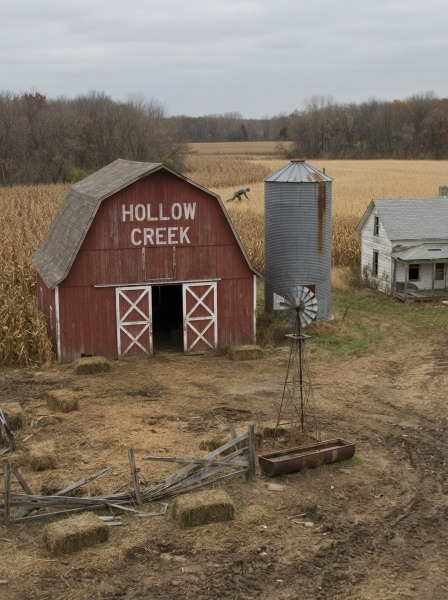
#> input picture photos/refs/master_farm_1.jpg, 896 x 1200 px (shown at 1/2 size)
$ python camera.py refs/master_farm_1.jpg out.png --day 5
#> lines starting #> are read from the running program, lines starting #| are printed output that depends on the picture
"""Make a generated image look like it came off the camp's cheap mid-2000s digital camera.

  python3 photos/camera.py IN.png OUT.jpg --day 5 [--time 14:32] [--flash]

Crops to Instagram's 4:5 (1080x1350), softens it a touch, adds CCD-style noise (heavier in the
shadows), a little flash falloff if --flash, two rounds of JPEG compression, and the orange
seven-segment date stamp in the lower right: "DAY 05  14:32". The stamp is drawn here, never by
the image model, so it is identical on every photo.
"""
import argparse, io, random
from PIL import Image, ImageDraw, ImageFilter, ImageChops
import numpy as np

W, H = 1080, 1350

# seven segments: a top, b upper right, c lower right, d bottom, e lower left, f upper left, g middle
SEG = {"0": "abcdef", "1": "bc", "2": "abged", "3": "abgcd", "4": "fgbc", "5": "afgcd", "6": "afgedc", "7": "abc",
       "8": "abcdefg", "9": "abcdfg", "D": "bcdeg", "A": "abcefg", "Y": "bcdfg", "-": "g", " ": ""}


def seg_char(d, x, y, ch, s, col):
    """One character, s = segment length in px."""
    t = max(2, s // 4)                      # stroke thickness
    on = SEG.get(ch.upper(), "")
    boxes = {"a": (x + t, y, x + s, y + t), "g": (x + t, y + s, x + s, y + s + t), "d": (x + t, y + 2 * s, x + s, y + 2 * s + t),
             "f": (x, y + t, x + t, y + s), "b": (x + s, y + t, x + s + t, y + s),
             "e": (x, y + s + t, x + t, y + 2 * s), "c": (x + s, y + s + t, x + s + t, y + 2 * s)}
    for k in on:
        d.rectangle(boxes[k], fill=col)


def stamp(img, text, s=22):
    """Draw text in orange seven-segment digits with a soft glow, lower right."""
    t = max(2, s // 4)
    adv = s + t + int(s * .55)
    w = sum(int(s * .45) if c == ":" else adv for c in text)
    x0, y0 = img.width - w - 46, img.height - 2 * s - t - 44
    layer = Image.new("RGBA", img.size, (0, 0, 0, 0))
    d = ImageDraw.Draw(layer)
    x = x0
    for c in text:
        if c == ":":
            d.rectangle((x, y0 + s // 2, x + t, y0 + s // 2 + t), fill=(255, 150, 40, 255))
            d.rectangle((x, y0 + s + s // 2, x + t, y0 + s + s // 2 + t), fill=(255, 150, 40, 255))
            x += int(s * .45)
            continue
        seg_char(d, x, y0, c, s, (255, 150, 40, 255))
        x += adv
    glow = layer.filter(ImageFilter.GaussianBlur(5))
    out = Image.alpha_composite(img.convert("RGBA"), glow)
    out = Image.alpha_composite(out, layer.filter(ImageFilter.GaussianBlur(.6)))
    return out.convert("RGB")


def fit(img):
    """Center-crop to 4:5 and resize to 1080x1350."""
    r = W / H
    if img.width / img.height > r:
        nw = int(img.height * r); img = img.crop(((img.width - nw) // 2, 0, (img.width - nw) // 2 + nw, img.height))
    else:
        nh = int(img.width / r); img = img.crop((0, (img.height - nh) // 2, img.width, (img.height - nh) // 2 + nh))
#> after `nh = int(img.width / r)`: nh = 1120
#> after `img = img.crop((0, (img.height - nh) // 2, img.width, (img.height - nh`:
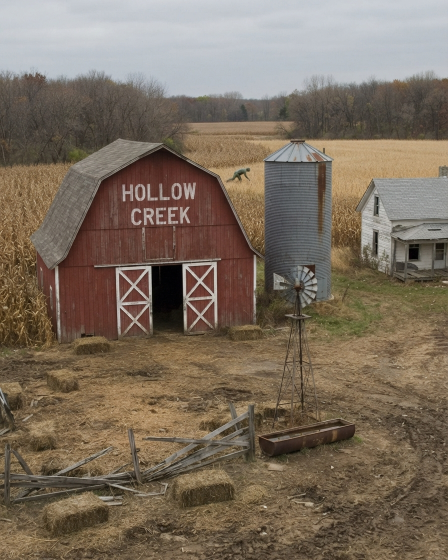
#> img: PIL image 896x1120 RGB (shown at 1/2 size); mean R, G, B 122.9, 109.1, 93.6
    return img.resize((W, H), Image.LANCZOS)


def develop(img, flash=False, seed=0):
    rng = np.random.default_rng(seed)
    img = fit(img.convert("RGB")).filter(ImageFilter.GaussianBlur(.7))
#> img: PIL image 1080x1350 RGB
    a = np.asarray(img).astype(np.float32) / 255
    if flash:                                   # flash falls off toward the edges of the frame
        yy, xx = np.mgrid[0:H, 0:W]
        r = np.hypot((xx - W / 2) / (W * .75), (yy - H * .45) / (H * .75))
        a *= np.clip(1.08 - r * r * .9, .35, 1.08)[..., None]
    lum = a.mean(axis=2, keepdims=True)
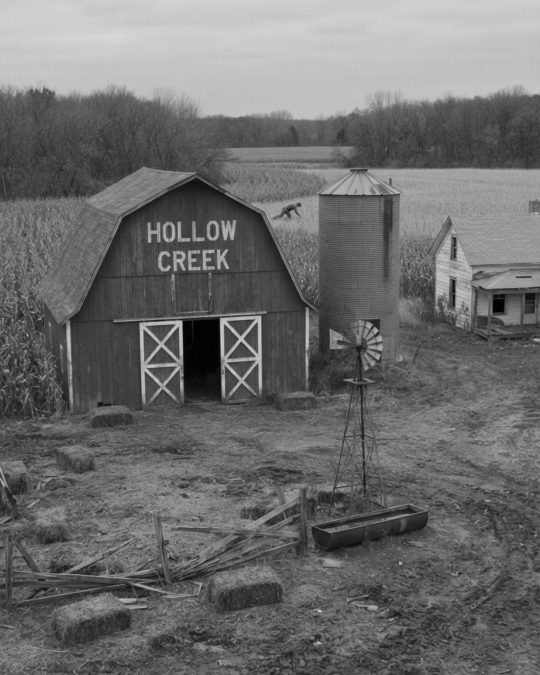
#> lum: shape (1350, 1080, 1) float32 (shown at 1/2 size); min 0, max 0.865, mean 0.426
    noise = rng.normal(0, 1, a.shape[:2] + (1,)) * .035 + rng.normal(0, 1, a.shape) * .02   # luminance + color noise
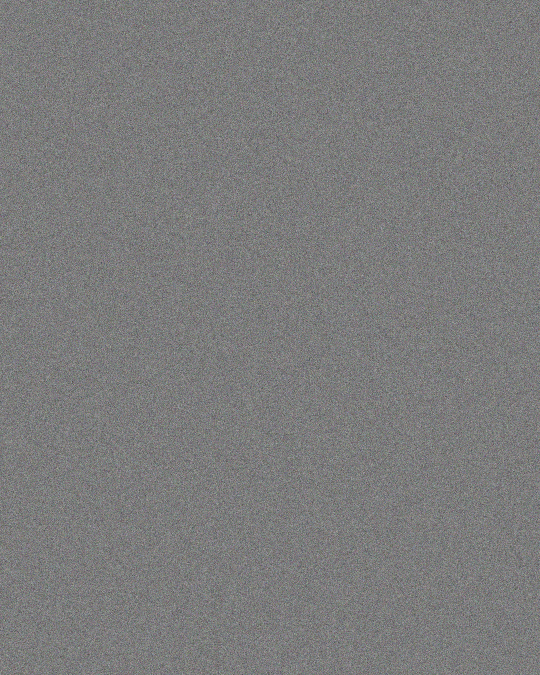
#> noise: shape (1350, 1080, 3) float64 (shown at 1/2 size); mean R, G, B 1.26e-05, -8.47e-07, -2.41e-06; drawn with min black and max white
    a = a + noise * (1.4 - lum)                 # small sensors are noisiest in the shadows
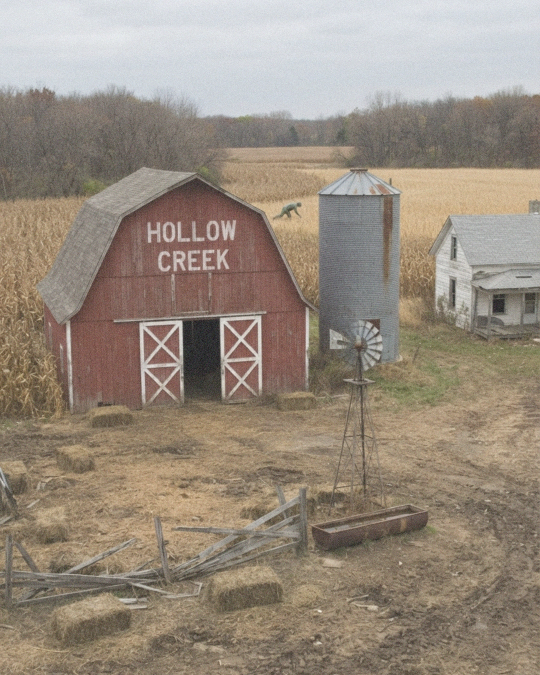
#> a: shape (1350, 1080, 3) float64 (shown at 1/2 size); mean R, G, B 0.482, 0.428, 0.367; drawn with min black and max white
    a = np.clip((a - .02) * 1.04, 0, 1)         # slightly crushed blacks, hot highlights
    img = Image.fromarray((a * 255).astype(np.uint8))
    # a hint of chromatic aberration: shift red out, blue in
    r_, g_, b_ = img.split()
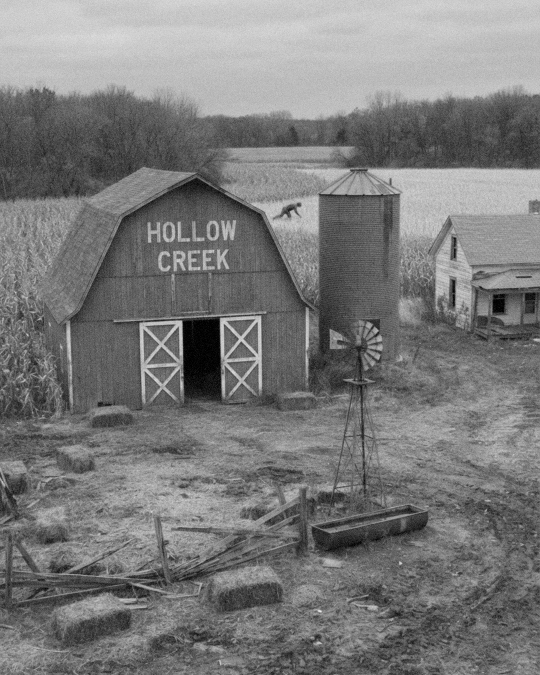
#> r_: PIL image 1080x1350 L (shown at 1/2 size); min 0, max 245, mean 122.1
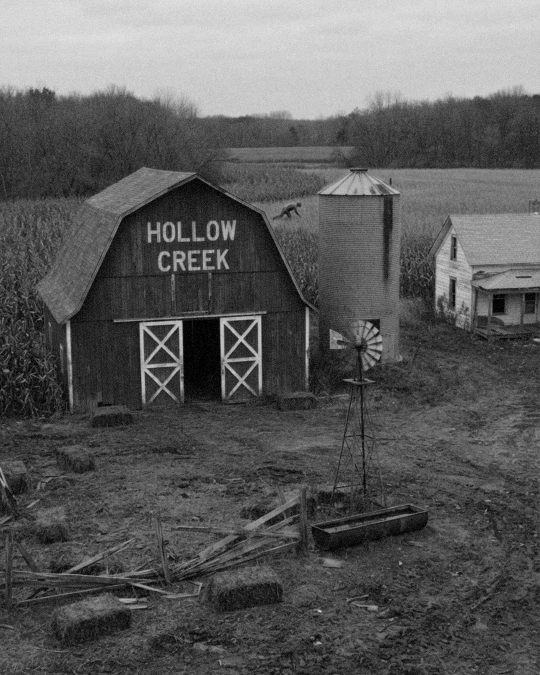
#> b_: PIL image 1080x1350 L (shown at 1/2 size); min 0, max 241, mean 91.6
    img = Image.merge("RGB", (ImageChops.offset(r_, 1, 0), g_, ImageChops.offset(b_, -1, 0)))
    for q in (78, 84):                          # saved by the camera, then again by whoever copied it off the card
        buf = io.BytesIO(); img.save(buf, "JPEG", quality=q); buf.seek(0); img = Image.open(buf).convert("RGB")
    return img


def main():
    ap = argparse.ArgumentParser()
    ap.add_argument("src"); ap.add_argument("dst")
    ap.add_argument("--day", type=int, required=True)
    ap.add_argument("--time", default=None, help="HH:MM on the stamp; random daytime if omitted")
    ap.add_argument("--flash", action="store_true")
    ap.add_argument("--seed", type=int, default=0)
    a = ap.parse_args()
    rng = random.Random(a.seed or a.src)
    t = a.time or f"{rng.randint(9, 17):02d}:{rng.randint(0, 59):02d}"
    out = stamp(develop(Image.open(a.src), a.flash, a.seed), f"DAY {a.day:02d} {t}")
#> in stamp, `t = max(2, s // 4)`: t = 5
#> in stamp, `adv = s + t + int(s * .55)`: adv = 39
#> in stamp, `w = sum(int(s * .45) if c == ":" else adv for c in text)`: w = 438
#> in stamp, `x0, y0 = img.width - w - 46, img.height - 2 * s - t - 44`: x0 = 596; y0 = 1257
#> in stamp, `layer = Image.new("RGBA", img.size, (0, 0, 0, 0))`: layer: PIL image 1080x1350 RGBA; every value is 0
#> in stamp, `x = x0`: x = 596
#> the loop in stamp, `for c in text:` made 12 passes
#> x on passes 1 to 12: 635, 674, 713, 752, 791, 830, 869, 908, 947, 956, 995, 1034
#> after the loop in stamp, `for c in text:`: x = 1034
#> in stamp, `glow = layer.filter(ImageFilter.GaussianBlur(5))`:
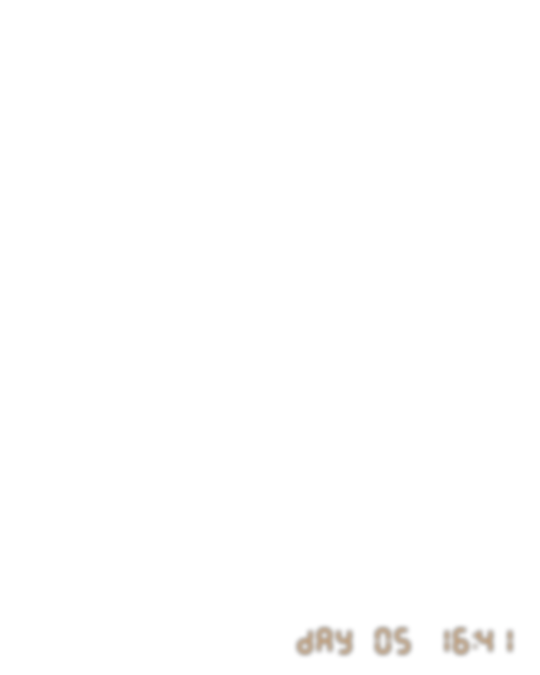
#> glow: PIL image 1080x1350 RGBA (shown at 1/2 size); mean R, G, B, A 0.8, 0.5, 0.1, 0.8; transparent parts drawn white
    out.save(a.dst, "JPEG", quality=90)


if __name__ == "__main__":
    main()
